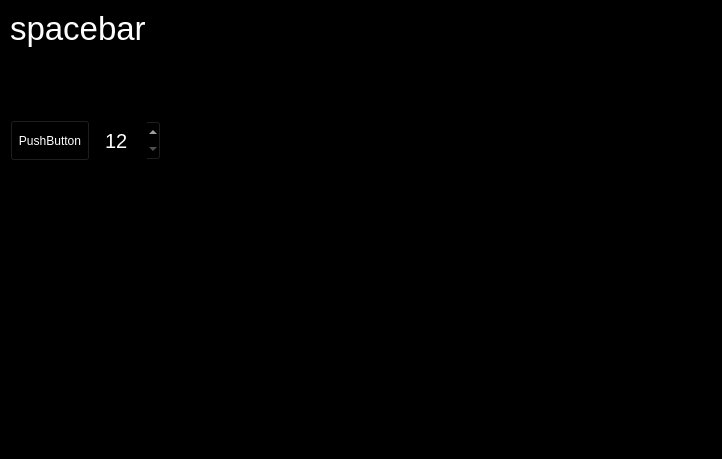
<?xml version="1.0" encoding="UTF-8"?>
<ui version="4.0">
 <class>MainWindow</class>
 <widget class="QMainWindow" name="MainWindow">
  <property name="geometry">
   <rect>
    <x>0</x>
    <y>0</y>
    <width>722</width>
    <height>459</height>
   </rect>
  </property>
  <property name="font">
   <font>
    <pointsize>15</pointsize>
   </font>
  </property>
  <property name="windowTitle">
   <string>MainWindow</string>
  </property>
  <property name="styleSheet">
   <string notr="true">background: black; color: white;</string>
  </property>
  <widget class="QWidget" name="centralWidget">
   <widget class="QPushButton" name="pushButton">
    <property name="geometry">
     <rect>
      <x>10</x>
      <y>120</y>
      <width>80</width>
      <height>41</height>
     </rect>
    </property>
    <property name="styleSheet">
     <string notr="true"/>
    </property>
    <property name="text">
     <string>PushButton</string>
    </property>
   </widget>
   <widget class="QLabel" name="label">
    <property name="geometry">
     <rect>
      <x>10</x>
      <y>10</y>
      <width>471</width>
      <height>91</height>
     </rect>
    </property>
    <property name="font">
     <font>
      <pointsize>25</pointsize>
     </font>
    </property>
    <property name="styleSheet">
     <string notr="true">background-color: black;</string>
    </property>
    <property name="text">
     <string>spacebar</string>
    </property>
    <property name="alignment">
     <set>Qt::AlignLeading|Qt::AlignLeft|Qt::AlignTop</set>
    </property>
    <property name="wordWrap">
     <bool>true</bool>
    </property>
   </widget>
   <widget class="QSpinBox" name="spinBox">
    <property name="geometry">
     <rect>
      <x>100</x>
      <y>120</y>
      <width>61</width>
      <height>41</height>
     </rect>
    </property>
    <property name="font">
     <font>
      <pointsize>15</pointsize>
     </font>
    </property>
    <property name="styleSheet">
     <string notr="true"/>
    </property>
    <property name="minimum">
     <number>12</number>
    </property>
    <property name="maximum">
     <number>111</number>
    </property>
    <property name="value">
     <number>12</number>
    </property>
   </widget>
   <zorder>label</zorder>
   <zorder>pushButton</zorder>
   <zorder>spinBox</zorder>
  </widget>
 </widget>
 <layoutdefault spacing="6" margin="11"/>
 <resources/>
 <connections/>
</ui>
